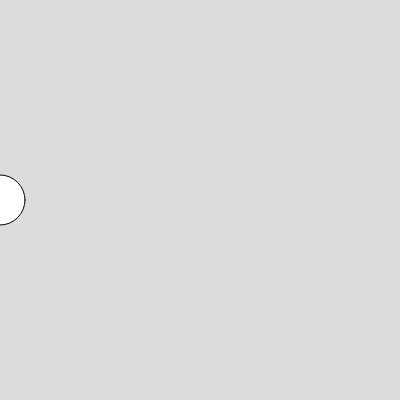
Frame 1 (no input)
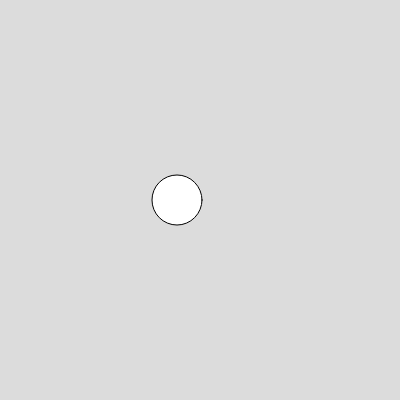
Frame 60 (no input)
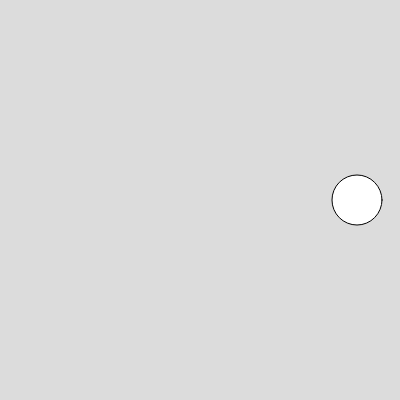
Frame 120 (the mouse pressed at the canvas centre since frame 60)

The p5.js sketch that drew these frames (run headless with seeded random() and noise() and a simulated clock; from frame 60 on, the mouse is pressed at the canvas centre):

// p5.js sketch
// ── sketch.js
// Define position and speed variables
let x = 0;
let speed = 3;

function setup() {
  // Create a canvas of 400x400 pixels
  createCanvas(400, 400);
}

function draw() {
  // Clear the background
  background(220);
  
  // Draw a circle
  circle(x, height / 2, 50);

  // Update the position of the circle
  x += speed;

  // Reverse the direction of the circle at the edges
  if (x > width || x < 0) {
    speed *= -1;
  }
}
